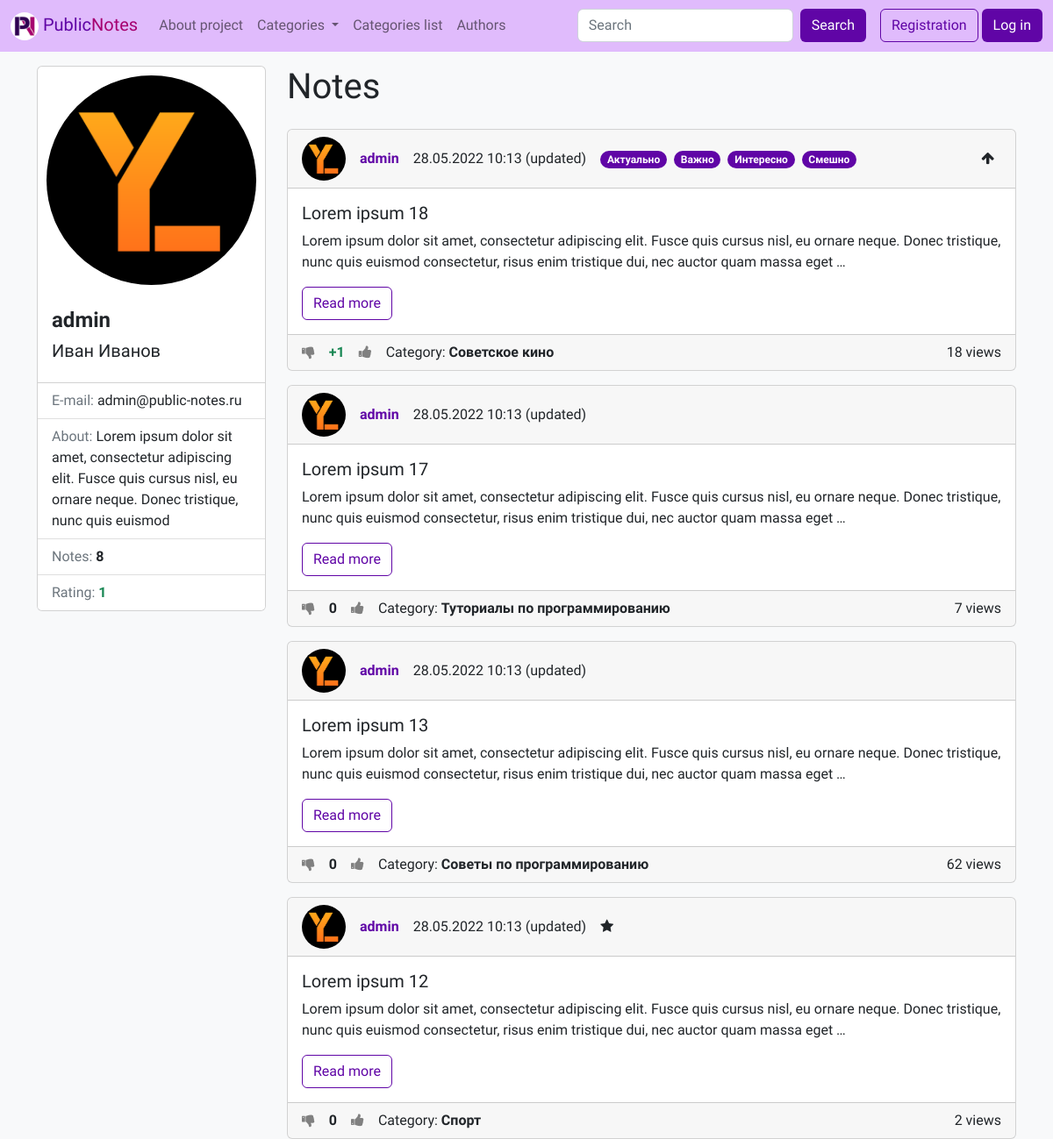
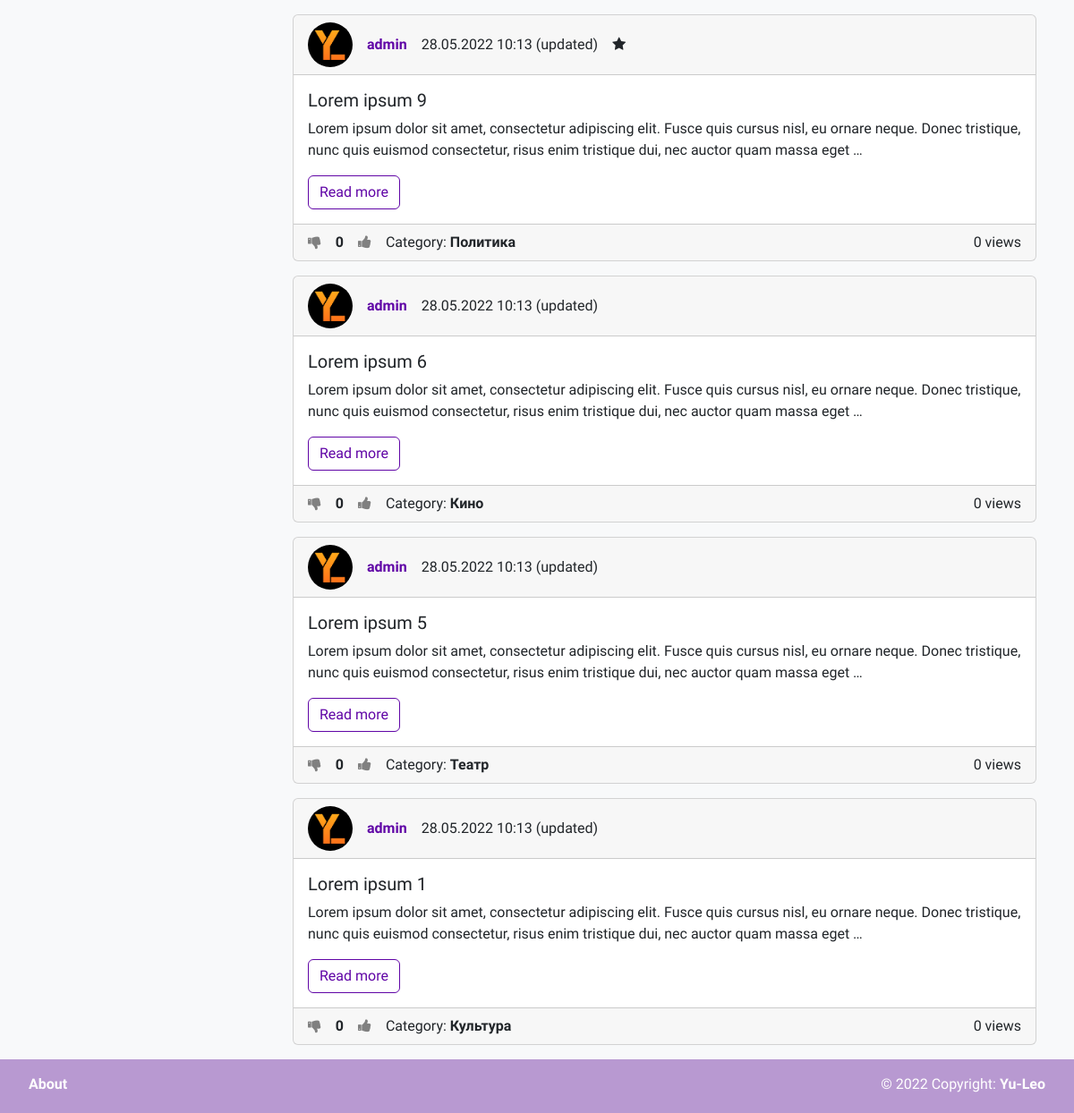
Page /author/1/ on the committed database (2 pictures, top to bottom).
### wall/models.py (models this page shows, shortened)
class User(AbstractUser):
    email = models.EmailField(unique=True, verbose_name='E-mail')
    photo = models.ImageField(upload_to='photos/%Y/%m/%d/', verbose_name=_('Avatar'), blank=True)
    bio = models.TextField(verbose_name=_('Bio'), blank=True)
    show_email = models.BooleanField(verbose_name=_('Public E-mail'), default=False)
    rating = models.IntegerField(verbose_name=_('Rating'), default=0)
    def get_absolute_url(self):
        return reverse('author', kwargs={"pk": self.pk})

class Note(models.Model):
    title = models.CharField(max_length=150, verbose_name=_('Title'))
    content = models.TextField(verbose_name=_('Text'), blank=True)
    created_at = models.DateTimeField(auto_now_add=True, verbose_name=_('Creation time'))
    updated_at = models.DateTimeField(auto_now=True, verbose_name=_('Last update time'))
    views = models.PositiveIntegerField(default=0, verbose_name=_('Number of views'))
    is_public = models.BooleanField(verbose_name=_('Public'), default=False)
    stared = models.BooleanField(verbose_name=_('Important'), default=False)
    author = models.ForeignKey(
        settings.AUTH_USER_MODEL,
        on_delete=models.CASCADE,
        verbose_name=_('Author'),
        null=True,
        blank=True,
    )
    is_pined = models.BooleanField(verbose_name=_('Pined in profile'), default=False)
    category = TreeForeignKey('Category', on_delete=models.SET_NULL, verbose_name=_('Category'), null=True, blank=True)
    tags = models.ManyToManyField('Tag', blank=True, verbose_name=_('Tags'), related_name='notes')
    likes = models.ManyToManyField('User', blank=True, verbose_name=_('Users who have put a like'),
                                   related_name='liked_notes')
    dislikes = models.ManyToManyField('User', blank=True, verbose_name=_('Users who have put a dislike'),
                                      related_name='disliked_notes')
    rating = models.IntegerField(verbose_name=_('Rating'), default=0)
    def get_absolute_url(self):
        return reverse('note', kwargs={"pk": self.pk})
    class Meta:
        verbose_name = _('Note')
        verbose_name_plural = _('Notes')
        ordering = ['-created_at', 'title']

class Tag(models.Model):
    title = models.CharField(max_length=50, verbose_name=_('Title'), unique=True)
    def get_absolute_url(self):
        return reverse('tag', kwargs={"pk": self.pk})
    class Meta:
        verbose_name = _('Tag')
        verbose_name_plural = _('Tags')
        ordering = ['title']

class Category(MPTTModel):
    parent = TreeForeignKey('self', on_delete=models.CASCADE, null=True, blank=True, related_name='children',
                            verbose_name=_('Parent category'))
    title = models.CharField(max_length=150, verbose_name=_('Title'), unique=True)
    preview = models.ImageField(upload_to='photos/%Y/%m/%d/', verbose_name=_('Preview'), blank=True)
    def get_absolute_url(self):
        return reverse('category', kwargs={"pk": self.pk})
    class MPTTMeta:
        order_insertion_by = ['title']
    class Meta:
        verbose_name = _('Category')
        verbose_name_plural = _('Categories')
        ordering = ['title']

### wall/views.py (the view)
# urls.py: path('author/<int:pk>/', views.ViewAuthor.as_view(), name='author'),
class ViewAuthor(DetailView):
    model = models.User
    template_name = 'wall/author.html'
    context_object_name = 'author'
    def get_queryset(self):
        queryset = super().get_queryset()
        return queryset.annotate(notes_count=Count(Case(When(note__is_public=True, then=1))))
    def get_context_data(self, *, object_list=None, **kwargs):
        context = super(ViewAuthor, self).get_context_data(**kwargs)
        context['page_obj'] = services.get_notes_by_author(author_pk=self.kwargs['pk'],
                                                           include_private=self.request.user == self.object)
        context['is_self'] = self.request.user == self.object
        return context

### wall/services/category_services.py (called while the page is built)
def get_categories() -> TreeQuerySet[Category]:
    return Category.objects.all()

### wall/services/note_services.py (called while the page is built)
def get_notes_by_author(author_pk: int, include_private: bool) -> QuerySet[Note]:
    all_notes = Note.objects.filter(author=author_pk)
    all_notes = all_notes.select_related('category', 'author').prefetch_related('tags', 'likes', 'dislikes')
    if not include_private:
        return all_notes.filter(is_public=True)
    return all_notes.order_by('-is_pined', '-created_at')

def is_authenticated_user_the_author_of_note(authenticated_user: User | AnonymousUser,
                                             note: Note) -> bool:
    return authenticated_user == note.author

def has_note_been_updated(note: Note) -> bool:
    return (note.updated_at - note.created_at).total_seconds() >= 1

### wall/services/user_services.py (called while the page is built)
def did_user_like_note(user: User | AnonymousUser, note: Note) -> bool:
    return user in note.likes.all()

def did_user_dislike_note(user: User | AnonymousUser, note: Note) -> bool:
    return user in note.dislikes.all()

### wall/templatetags/wall_tags.py (called while the page is built)
@register.simple_tag
def get_categories():
    return cache.get_or_set('categories', services.get_categories(), 300)

@register.inclusion_tag('wall/note_template.html')
def one_note(note: models.Note,
             show_full: bool = False,
             in_profile: bool = False,
             user: models.User | AnonymousUser = AnonymousUser,
             ):
    context = {
        'note': note,
        'allow_edit': services.is_authenticated_user_the_author_of_note(user, note),
        'show_full': show_full,
        'was_updated': services.has_note_been_updated(note),
        'in_profile': in_profile,
        'is_liked': services.did_user_like_note(user, note),
        'is_disliked': services.did_user_dislike_note(user, note),
    }
    return context

### wall/templates/wall/author.html (shortened to what this page needs)
{% extends 'base.html' %}
{% load i18n %}
{% load wall_tags %}
{% block sidebar %}
    <div class="card">
        <img src="{% if author.photo %}
                {{ author.photo.url }}
                {% else %}
                {% load static %}
                {% endif %}" alt="..."
             style="border-radius: 50%; padding: 10px;">
        <div class="card-body">
            <h4 class="card-title"><span class="fw-bold">{{ author.username }}</span></h4>
            <h5><span class="fw-light">
            {% if author.first_name %}
                {{ author.first_name }}
            {% endif %}
                {% if author.last_name %}
                    {{ author.last_name }}
                {% endif %}</span></h5>
        </div>
        <ul class="list-group list-group-flush">
            {% if author.show_email %}
                <li class="list-group-item">
                    <p class="card-text"><span class="text-secondary"> E-mail: </span>{{ author.email }}</p>
                </li>
            {% endif %}
            {% if author.bio %}
                <li class="list-group-item">
                    <p class="card-text"><span
                            class="text-secondary"> {% trans 'About' %}: </span>{{ author.bio }}</p>
                </li>
            {% endif %}
            <li class="list-group-item"><span class="text-secondary">{% trans 'Notes' %}: </span>
                <span class="fw-bold"> {{ author.notes_count }}</span></li>
            <li class="list-group-item"><span class="text-secondary">{% trans 'Rating' %}: </span><span class="
                        {% if author.rating > 0 %}
                        text-success
                        {% elif author.rating < 0 %}
                        text-danger
                        {% endif %}
                        fw-bold"> {{ author.rating }}
                    </span>
            </li>
        </ul>
    </div>
{% endblock %}
{% block content_title %}
    <div class="hstack gap-3 mb-3">
        <div>
            <h1>{% trans 'Notes' %}</h1>
        </div>
    </div>
{% endblock %}
{% block content %}
    {% for item in page_obj %}
        {% one_note item in_profile=True user=request.user %}
    {% endfor %}
{% endblock %}

### wall/templates/wall/note_template.html (shortened to what this page needs)
{% load wall_tags %}
{% load i18n %}
<div class="card mb-3">
    <div class="card-header">
        <div class="hstack gap-3">
            <div class="">
                <img src="{% if note.author.photo %}
                {{ note.author.photo.url }}
                {% else %}
                {% load static %}
                {% endif %}" alt="..." width="50" height="50"
                     style="border-radius: 25px;">
            </div>
            <div class="fw-bold">
                {% if note.author %}
                    <a href="{{ note.author.get_absolute_url }}" class="text-decoration-none text-purple">
                        {{ note.author.username }}</a>
                {% else %}
                    Аноним
                {% endif %}
            </div>
            <div class="fw-light">
                {{ note.created_at|date:"d.m.Y H:i" }}
                {% if was_updated %}
                    <span data-bs-toggle="tooltip"
                          title="{{ note.updated_at|date:'d.m.Y H:i' }}">
                    ({% trans 'updated' %})</span>
                {% endif %}
            </div>
            {% if note.stared %}
                <div>
                    <i class="fa fa-star"></i>
                </div>
            {% endif %}
            <div>
                {% for tag in note.tags.all %}
                    <a href="{{ tag.get_absolute_url }}"
                       class="badge rounded-pill text-bg-purple text-decoration-none me-1">
                        {{ tag.title }}</a>
                {% endfor %}
            </div>
            {% if in_profile and note.is_pined %}
                <div class="me-2">
                <span data-bs-toggle="tooltip"
                      title="{% trans 'PinedInProfile' %}">
                    <i class="fa fa-arrow-up"></i>
                </span>
                </div>
            {% endif %}
        </div>
    </div>
    <div class="card-body" style="transform: rotate(0);">
        <h5 class="card-title">
            {% if show_full %}
                {{ note.title }}
            {% else %}
                {{ note.title|truncatewords:10 }}
            {% endif %}
        </h5>
        <p class="card-text">
            {% if show_full %}
                {{ note.content }}
            {% else %}
                {{ note.content|truncatewords:30 }}
            {% endif %}
        </p>
        {% if not show_full %}
            <a href="{{ note.get_absolute_url }}"
               class="btn btn-outline-purple stretched-link">{% trans 'Read more' %}</a>
        {% endif %}
    </div>
    <div class="card-footer">
        <div class="hstack gap-3">
            <div>
                <a href="{% url 'dislike_note' note.pk %}"
                   style="
                           {% if is_disliked %}
                               color: Black;
                           {% else %}
                               color: Grey;
                           {% endif %}">
                    <i class="fa fa-thumbs-down"></i>
                </a>
            </div>
            <div>
                <span class="fw-bold">
                    {% if note.rating > 0 %}
                        <span class="text-success">+{{ note.rating }}</span>
                    {% elif note.rating < 0 %}
                        <span class="text-danger">{{ note.rating }}</span>
                    {% else %}
                        <span>{{ note.rating }}</span>
                    {% endif %}
                </span>
            </div>
            <div>
                <a href="{% url 'like_note' note.pk %}"
                   style="
                           {% if is_liked %}
                               color: Black;
                           {% else %}
                               color: Grey;
                           {% endif %}">
                    <i class="fa fa-thumbs-up"></i>
                </a>
            </div>
            {% if note.category %}
                <div><span class="">{% trans 'Category' %}: </span><a href="{{ note.category.get_absolute_url }}"
                                                                      class="text-decoration-none text-dark fw-bold">
                    {{ note.category.title }}</a></div>
            {% endif %}
            <div class="ms-auto">{{ note.views }} {% trans 'views' %}</div>
        </div>
    </div>
</div>

### wall/static/wall/css/style.css (style rules this page uses)
:root { --purple: #6005A6; --dark-purple: #3E026C; --pink: #A60070; --dark-pink: #7B0053; }
html { position: relative; min-height: 100%; }
body { margin-bottom: 60px; font-family: 'Raleway', sans-serif; }
.text-purple { color: var(--purple); }
.btn-outline-purple { border-color: var(--purple); color: var(--purple); }
.text-bg-purple { background-color: var(--purple); color: #fff; }

### rows in the picture
User: photo (picture), username "admin", first_name "Иван", last_name "Иванов", email "admin@public-notes.ru", bio "Lorem ipsum dolor sit amet, consectetur adipiscing elit. Fusce quis cursus nisl, eu ornare neque. Donec tristique, nunc quis euismod", notes_count "8", rating "1"
Note: author.photo (picture), author.username "admin", created_at "28.05.2022 10:13", is_pined True (drawn), title "Lorem ipsum 18", content "Lorem ipsum dolor sit amet, consectetur adipiscing elit. Fusce quis cursus nisl, eu ornare neque. Donec tristique, nunc quis euismod consectetur, risus enim tristique dui, nec auctor quam massa eget …", rating "1", category "Советское кино", views "18"
Tag: title "Актуально"
Tag: title "Важно"
Tag: title "Интересно"
Tag: title "Смешно"
Note: author.photo (picture), author.username "admin", created_at "28.05.2022 10:13", title "Lorem ipsum 17", content "Lorem ipsum dolor sit amet, consectetur adipiscing elit. Fusce quis cursus nisl, eu ornare neque. Donec tristique, nunc quis euismod consectetur, risus enim tristique dui, nec auctor quam massa eget …", rating "0", category "Туториалы по программированию", views "7"
Note: author.photo (picture), author.username "admin", created_at "28.05.2022 10:13", title "Lorem ipsum 13", content "Lorem ipsum dolor sit amet, consectetur adipiscing elit. Fusce quis cursus nisl, eu ornare neque. Donec tristique, nunc quis euismod consectetur, risus enim tristique dui, nec auctor quam massa eget …", rating "0", category "Советы по программированию", views "62"
Note: author.photo (picture), author.username "admin", created_at "28.05.2022 10:13", stared True (drawn), title "Lorem ipsum 12", content "Lorem ipsum dolor sit amet, consectetur adipiscing elit. Fusce quis cursus nisl, eu ornare neque. Donec tristique, nunc quis euismod consectetur, risus enim tristique dui, nec auctor quam massa eget …", rating "0", category "Спорт", views "2"
Note: author.photo (picture), author.username "admin", created_at "28.05.2022 10:13", stared True (drawn), title "Lorem ipsum 9", content "Lorem ipsum dolor sit amet, consectetur adipiscing elit. Fusce quis cursus nisl, eu ornare neque. Donec tristique, nunc quis euismod consectetur, risus enim tristique dui, nec auctor quam massa eget …", rating "0", category "Политика", views "0"
Note: author.photo (picture), author.username "admin", created_at "28.05.2022 10:13", title "Lorem ipsum 6", content "Lorem ipsum dolor sit amet, consectetur adipiscing elit. Fusce quis cursus nisl, eu ornare neque. Donec tristique, nunc quis euismod consectetur, risus enim tristique dui, nec auctor quam massa eget …", rating "0", category "Кино", views "0"
Note: author.photo (picture), author.username "admin", created_at "28.05.2022 10:13", title "Lorem ipsum 5", content "Lorem ipsum dolor sit amet, consectetur adipiscing elit. Fusce quis cursus nisl, eu ornare neque. Donec tristique, nunc quis euismod consectetur, risus enim tristique dui, nec auctor quam massa eget …", rating "0", category "Театр", views "0"
Note: author.photo (picture), author.username "admin", created_at "28.05.2022 10:13", title "Lorem ipsum 1", content "Lorem ipsum dolor sit amet, consectetur adipiscing elit. Fusce quis cursus nisl, eu ornare neque. Donec tristique, nunc quis euismod consectetur, risus enim tristique dui, nec auctor quam massa eget …", rating "0", category "Культура", views "0"
